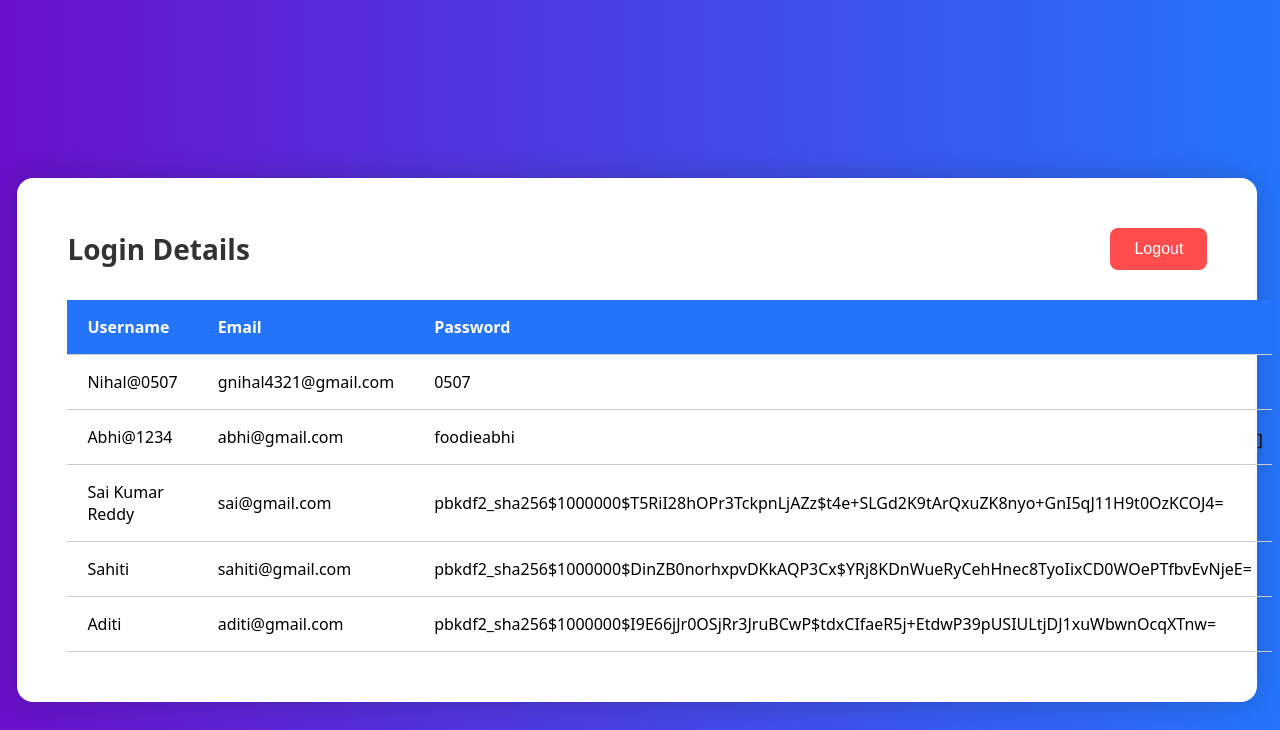
Page /get_user/ on the committed database.
### PageNumber/models.py (models this page shows)
class CustomUser(AbstractUser):
    confirm=models.CharField(max_length=100)

### PageNumber/views.py (the view)
# urls.py: path("get_user/",views.get_user,name="get_user"),
def get_user(request):
    data=CustomUser.objects.filter(is_superuser=False)
    context={'data':data}
    return render(request,"logindetails.html",context)

### PageNumber/Templates/logindetails.html (shortened to what this page needs)
<!DOCTYPE html>
<html lang="en">
<head>
</head>
<body>
  <div class="table-container">
    <div class="header-row">
      <h2>Login Details</h2>
      <form action="{% url 'logout_view' %}" method="post">
        <button type="submit" class="logout-btn">Logout</button>
      </form>
    </div>
    <table>
      <thead>
        <tr>
          <th>Username</th>
          <th>Email</th>
          <th>Password</th>
        </tr>
      </thead>
      <tbody>
        {% for user in data %}
        <tr>
          <td>{{ user.username }}</td>
          <td>{{ user.email }}</td>
          <td>{{ user.password }}</td>
        </tr>
        {% endfor %}
      </tbody>
    </table>
  </div>
</body>
</html>

### PageNumber/Templates/logindetails.html (style rules this page uses)
body { font-family: 'Segoe UI', Tahoma, Geneva, Verdana, sans-serif; background: linear-gradient(to right, #6a11cb, #2575fc); margin: 0; padding: 40px; display: flex; justify-content: center; align-items: center; min-height: 100vh; }
.table-container { background-color: #fff; border-radius: 16px; padding: 50px; box-shadow: 0 0 30px rgba(0,0,0,0.2); width: 95%; max-width: 1200px; }
.header-row { display: flex; justify-content: space-between; align-items: center; margin-bottom: 30px; }
h2 { color: #333; margin: 0; font-size: 28px; }
.logout-btn { background-color: #ff4d4d; color: white; border: none; padding: 12px 24px; font-size: 16px; border-radius: 8px; cursor: pointer; transition: background-color 0.3s; }
table { width: 100%; border-collapse: collapse; }
thead { background-color: #2575fc; color: white; }
th, td { padding: 16px 20px; text-align: left; border-bottom: 1px solid #ccc; font-size: 16px; }

### rows in the picture
CustomUser: username "Nihal@0507", email "gnihal4321@gmail.com", password "0507"
CustomUser: username "Abhi@1234", email "abhi@gmail.com", password "foodieabhi"
CustomUser: username "Sai Kumar Reddy", email "sai@gmail.com", password "pbkdf2_sha256$1000000$T5RiI28hOPr3TckpnLjAZz$t4e+SLGd2K9tArQxuZK8nyo+GnI5qJ11H9t0OzKCOJ4="
CustomUser: username "Sahiti", email "sahiti@gmail.com", password "pbkdf2_sha256$1000000$DinZB0norhxpvDKkAQP3Cx$YRj8KDnWueRyCehHnec8TyoIixCD0WOePTfbvEvNjeE="
CustomUser: username "Aditi", email "aditi@gmail.com", password "pbkdf2_sha256$1000000$I9E66jJr0OSjRr3JruBCwP$tdxCIfaeR5j+EtdwP39pUSIULtjDJ1xuWbwnOcqXTnw="
